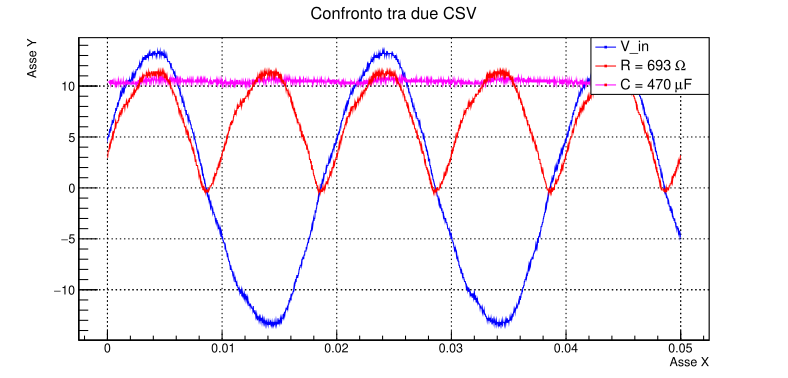

The script that drew this image:
import ROOT
import pandas as pd
from array import array
import numpy as np
import math

# 1. Leggi il CSV specificando il separatore
df = pd.read_csv("/Users/alessiobrusini/Desktop/LABORATORIO-DI-ELETTROMAGNETISMO/relazioni/esperienza_esame/codici/file_csv/WaveData592.csv", sep=",", comment='#')
df1 = pd.read_csv("/Users/alessiobrusini/Desktop/LABORATORIO-DI-ELETTROMAGNETISMO/relazioni/esperienza_esame/codici/file_csv/WaveData597.csv", sep=",", comment='#')
df2 = pd.read_csv("/Users/alessiobrusini/Desktop/LABORATORIO-DI-ELETTROMAGNETISMO/relazioni/esperienza_esame/codici/file_csv/WaveData598.csv", sep=",", comment='#')
n_soglia_inf = 0
n_soglia_sup = 2500
R_in= 693
C_in = 0.00047

# valori buoni 626, 2535 

# Estrai i dati come array NumPy
t_np = df.iloc[n_soglia_inf+25:n_soglia_sup+25, 0].to_numpy(dtype=float)
V_np = df.iloc[n_soglia_inf+25:n_soglia_sup+25, 1].to_numpy(dtype=float)
# Estrai i dati come array NumPy
t_np1 = df1.iloc[n_soglia_inf:n_soglia_sup, 0].to_numpy(dtype=float)
V_np1 = df1.iloc[n_soglia_inf:n_soglia_sup, 1].to_numpy(dtype=float)

t_np2 = df2.iloc[n_soglia_inf+125:n_soglia_sup+125, 0].to_numpy(dtype=float)
V_np2 = df2.iloc[n_soglia_inf+125:n_soglia_sup+125, 1].to_numpy(dtype=float)

# --- APPLICAZIONE VETTORIZZATA (PIÙ VELOCE) ---
V_np += 0 # Aggiunge 6.240 a tutti gli elementi di V_np
V_np = V_np # Riscalo tutto perchè abbiamo preso dati sbagliati
t_np -= t_np[0] # Normalizzo t sottraendo primo elemento
# ---------------------------------------------
# --- APPLICAZIONE VETTORIZZATA (PIÙ VELOCE) ---
V_np1 += 0 # Aggiunge 6.240 a tutti gli elementi di V_np
V_np1 = V_np1 # Riscalo tutto perchè abbiamo preso dati sbagliati
t_np1 -= t_np1[0] # Normalizzo t sottraendo primo elemento

V_np2 += 0 # Aggiunge 6.240 a tutti gli elementi di V_np
V_np2 = V_np2 # Riscalo tutto perchè abbiamo preso dati sbagliati
t_np2 -= t_np2[0] # Normalizzo t sottraendo primo elemento


# Trova dove il prodotto di elementi consecutivi è negativo
# Verrà creato un array di booleani (True/False)
crossings_bool = np.sign(V_np[:-1]) != np.sign(V_np[1:])

# Ottiene gli indici del *primo* elemento di ogni coppia che attraversa lo zero.
# Questi indici sono i punti immediatamente *prima* del crossing.
indices_before = np.where(crossings_bool)[0]
closest_time_points = t_np[indices_before]
mask_t = (closest_time_points > 0.00005) & (closest_time_points < 0.0004)
t_periodi= closest_time_points[mask_t]
t_periodi_diff = np.diff(t_periodi)
mask_t_2 = t_periodi_diff > 1E-05
t_periodi_diff = t_periodi_diff[mask_t_2]
t_periodi_1 = t_periodi_diff *2
t_medio = np.mean(t_periodi_1)
v_ang = 2*math.pi / t_medio




#c2 = ROOT.TCanvas("c2", "t vs ln(V)", 800, 600)
g = ROOT.TGraphErrors(len(t_np), t_np, V_np)
g2= ROOT.TGraphErrors(len(t_np1), t_np1, V_np1)
g3= ROOT.TGraphErrors(len(t_np2), t_np2, V_np2)
# 6. Crea il Canvas e Dividilo
# Un canvas più largo è utile per due grafici affiancati (es. 1200x600)
c = ROOT.TCanvas("c", "Grafico Lineare e Semilogaritmico", 1200, 600)

ROOT.gPad.SetGrid() #comando per comparire griglia 

# Imposta il titolo per il grafico lineare
g.SetTitle("Scala Lineare;t [s];V [V]")
g.SetMarkerStyle(21)
g.SetMarkerColor(ROOT.kBlue)
g.SetLineColor(ROOT.kBlue)
g.SetMarkerSize(0.5)

g2.SetTitle("Scala Lineare;t [s];V [V]")
g2.SetMarkerStyle(21)
g2.SetMarkerColor(ROOT.kRed)
g2.SetLineColor(ROOT.kRed)
g2.SetMarkerSize(0.5)

g3.SetTitle("Scala Lineare;t [s];V [V]")
g3.SetMarkerStyle(21)
g3.SetMarkerColor(ROOT.kRed)
g3.SetLineColor(ROOT.kMagenta)
g3.SetMarkerSize(0.5)
# 4. Usiamo TMultiGraph per sovrapporli
mg = ROOT.TMultiGraph()
mg.SetTitle("Confronto tra due CSV;Asse X;Asse Y") # Titolo globale;X;Y

    # Aggiungiamo i grafici al contenitore
    # "LP" significa disegna Linea e Punti per quel grafico
mg.Add(g, "L")
mg.Add(g3, "L")
mg.Add(g2, "L")
    # 5. Disegniamo il tutto
    # "A" disegna gli assi attorno a tutti i grafici contenuti
mg.Draw("A") 
    
# 6. Aggiungiamo la legenda (fondamentale per capire chi è chi)
leg = ROOT.TLegend(0.75, 0.75, 0.9, 0.9) # Coordinate x1, y1, x2, y2
leg.AddEntry(g, "V_in", "lp")
leg.AddEntry(g2, "R = 693 #Omega", "lp")
leg.AddEntry(g3, "C = 470 #muF", "lp")
leg.Draw()
    # Manteniamo la finestra aperta (necessario se esegui da script)
c.Update()
print("V_medio_maggiore =", np.mean(V_np2))
print("V_ripple_maggiore =", (np.max(V_np2)-np.min(V_np2)))
print("fattore di Ripple =", (np.max(V_np2)-np.min(V_np2))/np.mean(V_np2))
print("Abbassamento tensione =", max(V_np)-max(V_np1))

c.SaveAs("ponte_confronto.pdf")
